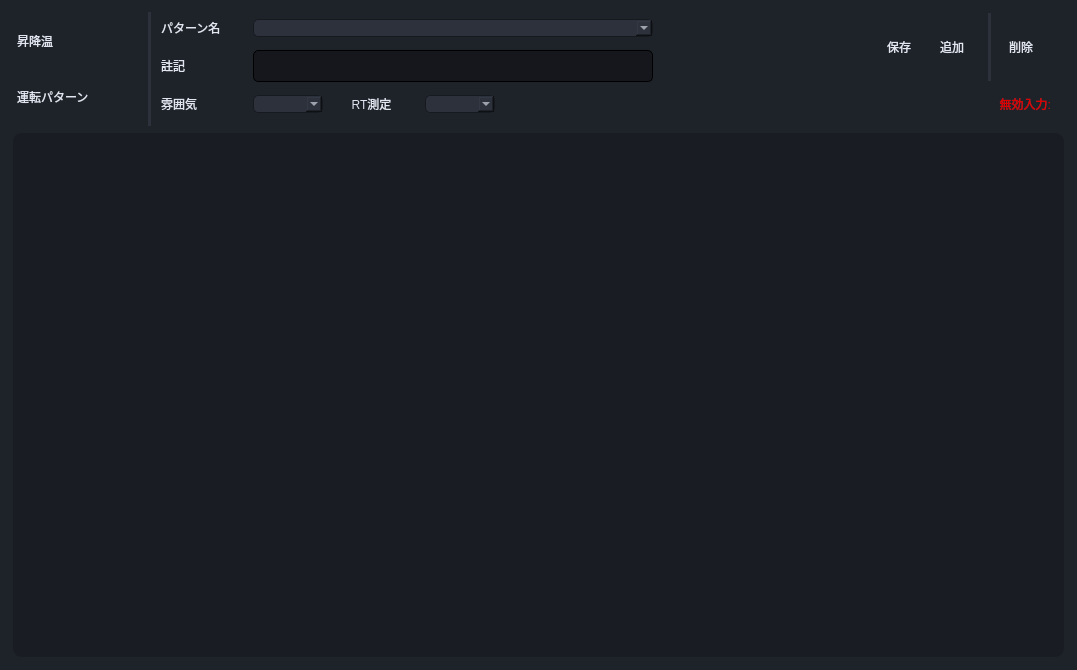
            <widget class="QFrame" name="frame_20">
             <property name="minimumSize">
              <size>
               <width>0</width>
               <height>0</height>
              </size>
             </property>
             <property name="styleSheet">
              <string notr="true">QFrame{
	background-color: rgb(30, 34, 41);
	border-color:rgb(30, 34, 41);
	border-width: 1px;
	border-style: solid;
	border-radius: 10px;
	font: 12px bold italic large &quot;游ゴシック&quot;;
}</string>
             </property>
             <property name="frameShape">
              <enum>QFrame::StyledPanel</enum>
             </property>
             <property name="frameShadow">
              <enum>QFrame::Raised</enum>
             </property>
             <layout class="QGridLayout" name="gridLayout_6">
              <item row="2" column="8" alignment="Qt::AlignRight">
               <widget class="QLabel" name="PatternErrorMessagelabel">
                <property name="minimumSize">
                 <size>
                  <width>400</width>
                  <height>0</height>
                 </size>
                </property>
                <property name="maximumSize">
                 <size>
                  <width>400</width>
                  <height>16777215</height>
                 </size>
                </property>
                <property name="styleSheet">
                 <string notr="true">font:700 13px &quot;游ゴシック&quot;;
color: rgb(221, 0, 0);
padding-right:10px;</string>
                </property>
                <property name="text">
                 <string>無効入力:</string>
                </property>
                <property name="alignment">
                 <set>Qt::AlignRight|Qt::AlignTrailing|Qt::AlignVCenter</set>
                </property>
               </widget>
              </item>
              <item row="2" column="2">
               <widget class="QLabel" name="label_63">
                <property name="minimumSize">
                 <size>
                  <width>90</width>
                  <height>32</height>
                 </size>
                </property>
                <property name="maximumSize">
                 <size>
                  <width>16777215</width>
                  <height>16777215</height>
                 </size>
                </property>
                <property name="styleSheet">
                 <string notr="true">font:13px &quot;游ゴシック&quot;;
color: rgb(225, 230, 241);
padding-right:5px;</string>
                </property>
                <property name="text">
                 <string>雰囲気</string>
                </property>
               </widget>
              </item>
              <item row="4" column="0" colspan="9">
               <widget class="QFrame" name="frame_35">
                <property name="sizePolicy">
                 <sizepolicy hsizetype="Preferred" vsizetype="Preferred">
                  <horstretch>0</horstretch>
                  <verstretch>0</verstretch>
                 </sizepolicy>
                </property>
                <property name="minimumSize">
                 <size>
                  <width>0</width>
                  <height>0</height>
                 </size>
                </property>
                <property name="styleSheet">
                 <string notr="true">QFrame{
	background-color: rgb(25, 28, 34);
	border-color:rgb(30, 34, 41);
	border-width: 1px;
	border-style: solid;
	border-radius: 10px;
	font: 12px bold italic large &quot;游ゴシック&quot;;
}</string>
                </property>
                <property name="frameShape">
                 <enum>QFrame::StyledPanel</enum>
                </property>
                <property name="frameShadow">
                 <enum>QFrame::Raised</enum>
                </property>
                <layout class="QVBoxLayout" name="verticalLayout_10">
                 <item>
                  <widget class="QFrame" name="frame_43">
                   <property name="minimumSize">
                    <size>
                     <width>0</width>
                     <height>300</height>
                    </size>
                   </property>
                   <property name="styleSheet">
                    <string notr="true">border:None</string>
                   </property>
                   <property name="frameShape">
                    <enum>QFrame::StyledPanel</enum>
                   </property>
                   <property name="frameShadow">
                    <enum>QFrame::Raised</enum>
                   </property>
                   <layout class="QGridLayout" name="gridLayout_9"/>
                  </widget>
                 </item>
                 <item>
                  <widget class="QScrollArea" name="scrollArea_3">
                   <property name="sizePolicy">
                    <sizepolicy hsizetype="Preferred" vsizetype="Preferred">
                     <horstretch>0</horstretch>
                     <verstretch>0</verstretch>
                    </sizepolicy>
                   </property>
                   <property name="minimumSize">
                    <size>
                     <width>0</width>
                     <height>200</height>
                    </size>
                   </property>
                   <property name="sizeIncrement">
                    <size>
                     <width>0</width>
                     <height>0</height>
                    </size>
                   </property>
                   <property name="styleSheet">
                    <string notr="true">
background-color: rgb(25, 28, 34);
border:none;</string>
                   </property>
                   <property name="verticalScrollBarPolicy">
                    <enum>Qt::ScrollBarAsNeeded</enum>
                   </property>
                   <property name="horizontalScrollBarPolicy">
                    <enum>Qt::ScrollBarAsNeeded</enum>
                   </property>
                   <property name="sizeAdjustPolicy">
                    <enum>QAbstractScrollArea::AdjustToContents</enum>
                   </property>
                   <property name="widgetResizable">
                    <bool>true</bool>
                   </property>
                   <widget class="QWidget" name="scrollAreaWidgetContents_3">
                    <property name="geometry">
                     <rect>
                      <x>0</x>
                      <y>0</y>
                      <width>1112</width>
                      <height>200</height>
                     </rect>
                    </property>
                    <layout class="QGridLayout" name="gridLayout_40">
                     <property name="leftMargin">
                      <number>0</number>
                     </property>
                     <property name="topMargin">
                      <number>0</number>
                     </property>
                     <property name="rightMargin">
                      <number>0</number>
                     </property>
                     <property name="bottomMargin">
                      <number>0</number>
                     </property>
                     <item row="0" column="0" alignment="Qt::AlignLeft">
                      <widget class="QFrame" name="frame_32">
                       <property name="minimumSize">
                        <size>
                         <width>0</width>
                         <height>0</height>
                        </size>
                       </property>
                       <property name="maximumSize">
                        <size>
                         <width>16777215</width>
                         <height>16777215</height>
                        </size>
                       </property>
                       <property name="styleSheet">
                        <string notr="true"/>
                       </property>
                       <property name="frameShape">
                        <enum>QFrame::StyledPanel</enum>
                       </property>
                       <property name="frameShadow">
                        <enum>QFrame::Raised</enum>
                       </property>
                       <layout class="QHBoxLayout" name="horizontalLayout_3">
                        <property name="leftMargin">
                         <number>5</number>
                        </property>
                        <property name="topMargin">
                         <number>0</number>
                        </property>
                        <property name="rightMargin">
                         <number>5</number>
                        </property>
                        <property name="bottomMargin">
                         <number>0</number>
                        </property>
                       </layout>
                      </widget>
                     </item>
                    </layout>
                   </widget>
                  </widget>
                 </item>
                </layout>
               </widget>
              </item>
              <item row="2" column="4">
               <widget class="QLabel" name="RT_Label">
                <property name="minimumSize">
                 <size>
                  <width>90</width>
                  <height>0</height>
                 </size>
                </property>
                <property name="maximumSize">
                 <size>
                  <width>90</width>
                  <height>16777215</height>
                 </size>
                </property>
                <property name="styleSheet">
                 <string notr="true">font:13px &quot;游ゴシック&quot;;
color: rgb(225, 230, 241);
padding-right:5px;</string>
                </property>
                <property name="text">
                 <string>RT測定</string>
                </property>
                <property name="alignment">
                 <set>Qt::AlignCenter</set>
                </property>
               </widget>
              </item>
              <item row="2" column="3">
               <widget class="QComboBox" name="gas_Combobox">
                <property name="minimumSize">
                 <size>
                  <width>70</width>
                  <height>0</height>
                 </size>
                </property>
                <property name="maximumSize">
                 <size>
                  <width>70</width>
                  <height>16777215</height>
                 </size>
                </property>
                <property name="styleSheet">
                 <string notr="true">background-color: rgb(44, 49, 60);
font: 14px &quot;游ゴシック&quot;;
color: rgb(225, 230, 241);
border-color: rgb(22, 25, 30);
border-width: 1px;
border-style: solid;
border-radius: 5px;
padding-left:5px;</string>
                </property>
                <item>
                 <property name="text">
                  <string/>
                 </property>
                </item>
                <item>
                 <property name="text">
                  <string>大気</string>
                 </property>
                </item>
                <item>
                 <property name="text">
                  <string>真空</string>
                 </property>
                </item>
                <item>
                 <property name="text">
                  <string>N2置換</string>
                 </property>
                </item>
               </widget>
              </item>
              <item row="0" column="1" rowspan="4">
               <widget class="QFrame" name="frame_33">
                <property name="minimumSize">
                 <size>
                  <width>3</width>
                  <height>0</height>
                 </size>
                </property>
                <property name="maximumSize">
                 <size>
                  <width>3</width>
                  <height>16777215</height>
                 </size>
                </property>
                <property name="styleSheet">
                 <string notr="true">background-color: rgb(44, 49, 60);
border-color:rgb(44, 49, 60);
border-width: 1px;</string>
                </property>
                <property name="frameShape">
                 <enum>QFrame::StyledPanel</enum>
                </property>
                <property name="frameShadow">
                 <enum>QFrame::Raised</enum>
                </property>
               </widget>
              </item>
              <item row="0" column="8" rowspan="2" alignment="Qt::AlignRight">
               <widget class="QFrame" name="frame_37">
                <property name="minimumSize">
                 <size>
                  <width>200</width>
                  <height>0</height>
                 </size>
                </property>
                <property name="maximumSize">
                 <size>
                  <width>200</width>
                  <height>16777215</height>
                 </size>
                </property>
                <property name="styleSheet">
                 <string notr="true"/>
                </property>
                <property name="frameShape">
                 <enum>QFrame::StyledPanel</enum>
                </property>
                <property name="frameShadow">
                 <enum>QFrame::Raised</enum>
                </property>
                <layout class="QGridLayout" name="gridLayout_26">
                 <property name="leftMargin">
                  <number>9</number>
                 </property>
                 <property name="topMargin">
                  <number>0</number>
                 </property>
                 <property name="rightMargin">
                  <number>9</number>
                 </property>
                 <property name="bottomMargin">
                  <number>0</number>
                 </property>
                 <item row="0" column="3">
                  <widget class="QFrame" name="frame_41">
                   <property name="minimumSize">
                    <size>
                     <width>3</width>
                     <height>0</height>
                    </size>
                   </property>
                   <property name="maximumSize">
                    <size>
                     <width>3</width>
                     <height>16777215</height>
                    </size>
                   </property>
                   <property name="styleSheet">
                    <string notr="true">background-color: rgb(44, 49, 60);
border-color: rgb(44, 49, 60);</string>
                   </property>
                   <property name="frameShape">
                    <enum>QFrame::StyledPanel</enum>
                   </property>
                   <property name="frameShadow">
                    <enum>QFrame::Raised</enum>
                   </property>
                  </widget>
                 </item>
                 <item row="0" column="4">
                  <widget class="QFrame" name="frame_38">
                   <property name="minimumSize">
                    <size>
                     <width>40</width>
                     <height>0</height>
                    </size>
                   </property>
                   <property name="maximumSize">
                    <size>
                     <width>40</width>
                     <height>16777215</height>
                    </size>
                   </property>
                   <property name="frameShape">
                    <enum>QFrame::StyledPanel</enum>
                   </property>
                   <property name="frameShadow">
                    <enum>QFrame::Raised</enum>
                   </property>
                   <layout class="QVBoxLayout" name="verticalLayout_11">
                    <property name="spacing">
                     <number>0</number>
                    </property>
                    <property name="leftMargin">
                     <number>0</number>
                    </property>
                    <property name="topMargin">
                     <number>0</number>
                    </property>
                    <property name="rightMargin">
                     <number>0</number>
                    </property>
                    <property name="bottomMargin">
                     <number>0</number>
                    </property>
                    <item>
                     <widget class="QLabel" name="label_3">
                      <property name="styleSheet">
                       <string notr="true">font: 13px &quot;游ゴシック&quot;;
color: rgb(225, 230, 241);
padding-right:5px;</string>
                      </property>
                      <property name="text">
                       <string>削除</string>
                      </property>
                     </widget>
                    </item>
                   </layout>
                  </widget>
                 </item>
                 <item row="0" column="1">
                  <widget class="QFrame" name="frame_40">
                   <property name="minimumSize">
                    <size>
                     <width>40</width>
                     <height>0</height>
                    </size>
                   </property>
                   <property name="maximumSize">
                    <size>
                     <width>40</width>
                     <height>16777215</height>
                    </size>
                   </property>
                   <property name="frameShape">
                    <enum>QFrame::StyledPanel</enum>
                   </property>
                   <property name="frameShadow">
                    <enum>QFrame::Raised</enum>
                   </property>
                   <layout class="QVBoxLayout" name="verticalLayout_13">
                    <property name="spacing">
                     <number>0</number>
                    </property>
                    <property name="leftMargin">
                     <number>0</number>
                    </property>
                    <property name="topMargin">
                     <number>0</number>
                    </property>
                    <property name="rightMargin">
                     <number>0</number>
                    </property>
                    <property name="bottomMargin">
                     <number>0</number>
                    </property>
                    <item>
                     <widget class="QLabel" name="label_7">
                      <property name="styleSheet">
                       <string notr="true">font: 13px &quot;游ゴシック&quot;;
color: rgb(225, 230, 241);
padding-right:5px;</string>
                      </property>
                      <property name="text">
                       <string>保存</string>
                      </property>
                     </widget>
                    </item>
                   </layout>
                  </widget>
                 </item>
                 <item row="0" column="2">
                  <widget class="QFrame" name="frame_39">
                   <property name="minimumSize">
                    <size>
                     <width>40</width>
                     <height>0</height>
                    </size>
                   </property>
                   <property name="maximumSize">
                    <size>
                     <width>40</width>
                     <height>16777215</height>
                    </size>
                   </property>
                   <property name="frameShape">
                    <enum>QFrame::StyledPanel</enum>
                   </property>
                   <property name="frameShadow">
                    <enum>QFrame::Raised</enum>
                   </property>
                   <layout class="QVBoxLayout" name="verticalLayout_12">
                    <property name="spacing">
                     <number>0</number>
                    </property>
                    <property name="leftMargin">
                     <number>0</number>
                    </property>
                    <property name="topMargin">
                     <number>0</number>
                    </property>
                    <property name="rightMargin">
                     <number>0</number>
                    </property>
                    <property name="bottomMargin">
                     <number>0</number>
                    </property>
                    <item>
                     <widget class="QLabel" name="label_6">
                      <property name="styleSheet">
                       <string notr="true">font: 13px &quot;游ゴシック&quot;;
color: rgb(225, 230, 241);
padding-right:5px;</string>
                      </property>
                      <property name="text">
                       <string>追加</string>
                      </property>
                     </widget>
                    </item>
                   </layout>
                  </widget>
                 </item>
                </layout>
               </widget>
              </item>
              <item row="0" column="0" rowspan="4">
               <widget class="QFrame" name="frame_55">
                <property name="minimumSize">
                 <size>
                  <width>130</width>
                  <height>0</height>
                 </size>
                </property>
                <property name="maximumSize">
                 <size>
                  <width>130</width>
                  <height>16777215</height>
                 </size>
                </property>
                <property name="frameShape">
                 <enum>QFrame::StyledPanel</enum>
                </property>
                <property name="frameShadow">
                 <enum>QFrame::Raised</enum>
                </property>
                <layout class="QVBoxLayout" name="verticalLayout">
                 <property name="spacing">
                  <number>0</number>
                 </property>
                 <property name="leftMargin">
                  <number>0</number>
                 </property>
                 <property name="topMargin">
                  <number>0</number>
                 </property>
                 <property name="rightMargin">
                  <number>0</number>
                 </property>
                 <property name="bottomMargin">
                  <number>0</number>
                 </property>
                 <item>
                  <widget class="QLabel" name="label_65">
                   <property name="minimumSize">
                    <size>
                     <width>140</width>
                     <height>0</height>
                    </size>
                   </property>
                   <property name="maximumSize">
                    <size>
                     <width>140</width>
                     <height>16777215</height>
                    </size>
                   </property>
                   <property name="styleSheet">
                    <string notr="true">font: 20px &quot;游ゴシック&quot;;
color: rgb(225, 230, 241);
padding-right:5px;</string>
                   </property>
                   <property name="text">
                    <string>昇降温</string>
                   </property>
                  </widget>
                 </item>
                 <item>
                  <widget class="QLabel" name="label_29">
                   <property name="minimumSize">
                    <size>
                     <width>140</width>
                     <height>0</height>
                    </size>
                   </property>
                   <property name="maximumSize">
                    <size>
                     <width>140</width>
                     <height>16777215</height>
                    </size>
                   </property>
                   <property name="styleSheet">
                    <string notr="true">font: 20px &quot;游ゴシック&quot;;
color: rgb(225, 230, 241);
padding-right:5px;</string>
                   </property>
                   <property name="text">
                    <string>運転パターン</string>
                   </property>
                  </widget>
                 </item>
                </layout>
               </widget>
              </item>
              <item row="0" column="2">
               <widget class="QLabel" name="label_27">
                <property name="minimumSize">
                 <size>
                  <width>90</width>
                  <height>32</height>
                 </size>
                </property>
                <property name="maximumSize">
                 <size>
                  <width>90</width>
                  <height>16777215</height>
                 </size>
                </property>
                <property name="styleSheet">
                 <string notr="true">font:13px &quot;游ゴシック&quot;;
color: rgb(225, 230, 241);
padding-right:5px;</string>
                </property>
                <property name="text">
                 <string>パターン名</string>
                </property>
               </widget>
              </item>
              <item row="1" column="2">
               <widget class="QLabel" name="label_25">
                <property name="minimumSize">
                 <size>
                  <width>90</width>
                  <height>32</height>
                 </size>
                </property>
                <property name="maximumSize">
                 <size>
                  <width>16777215</width>
                  <height>16777215</height>
                 </size>
                </property>
                <property name="styleSheet">
                 <string notr="true">font: 13px &quot;游ゴシック&quot;;
color: rgb(225, 230, 241);
padding-right:5px;</string>
                </property>
                <property name="text">
                 <string>註記</string>
                </property>
               </widget>
              </item>
              <item row="2" column="5">
               <widget class="QComboBox" name="RT_combobox">
                <property name="minimumSize">
                 <size>
                  <width>70</width>
                  <height>0</height>
                 </size>
                </property>
                <property name="maximumSize">
                 <size>
                  <width>70</width>
                  <height>16777215</height>
                 </size>
                </property>
                <property name="styleSheet">
                 <string notr="true">background-color: rgb(44, 49, 60);
font: 14px &quot;游ゴシック&quot;;
color: rgb(225, 230, 241);
border-color: rgb(22, 25, 30);
border-width: 1px;
border-style: solid;
border-radius: 5px;
padding-left:5px;</string>
                </property>
                <item>
                 <property name="text">
                  <string/>
                 </property>
                </item>
                <item>
                 <property name="text">
                  <string>有り</string>
                 </property>
                </item>
                <item>
                 <property name="text">
                  <string>ない</string>
                 </property>
                </item>
               </widget>
              </item>
              <item row="1" column="3" colspan="4">
               <widget class="QLineEdit" name="commect_lineEdit">
                <property name="minimumSize">
                 <size>
                  <width>400</width>
                  <height>32</height>
                 </size>
                </property>
                <property name="maximumSize">
                 <size>
                  <width>212</width>
                  <height>16777215</height>
                 </size>
                </property>
                <property name="styleSheet">
                 <string notr="true">background-color: rgba(0, 0, 0,80);
color: rgb(225, 230, 241);
border-width: 1px;
border-style: solid;
border-radius: 5px;
padding-left:5px;
padding-right:5px;
font: 12px &quot;游ゴシック&quot;;
min-height:30;
max-width:200;</string>
                </property>
                <property name="inputMask">
                 <string/>
                </property>
                <property name="text">
                 <string/>
                </property>
                <property name="cursorPosition">
                 <number>0</number>
                </property>
               </widget>
              </item>
              <item row="0" column="3" colspan="4">
               <widget class="QComboBox" name="patternfile_comboBox">
                <property name="minimumSize">
                 <size>
                  <width>400</width>
                  <height>0</height>
                 </size>
                </property>
                <property name="maximumSize">
                 <size>
                  <width>400</width>
                  <height>16777215</height>
                 </size>
                </property>
                <property name="mouseTracking">
                 <bool>false</bool>
                </property>
                <property name="styleSheet">
                 <string notr="true">background-color: rgb(44, 49, 60);
font: 14px &quot;游ゴシック&quot;;
color: rgb(225, 230, 241);
border-color: rgb(22, 25, 30);
border-width: 1px;
border-style: solid;
border-radius: 5px;
padding-left:5px;</string>
                </property>
                <property name="editable">
                 <bool>false</bool>
                </property>
                <property name="insertPolicy">
                 <enum>QComboBox::InsertAtTop</enum>
                </property>
                <item>
                 <property name="text">
                  <string/>
                 </property>
                </item>
               </widget>
              </item>
             </layout>
            </widget>
